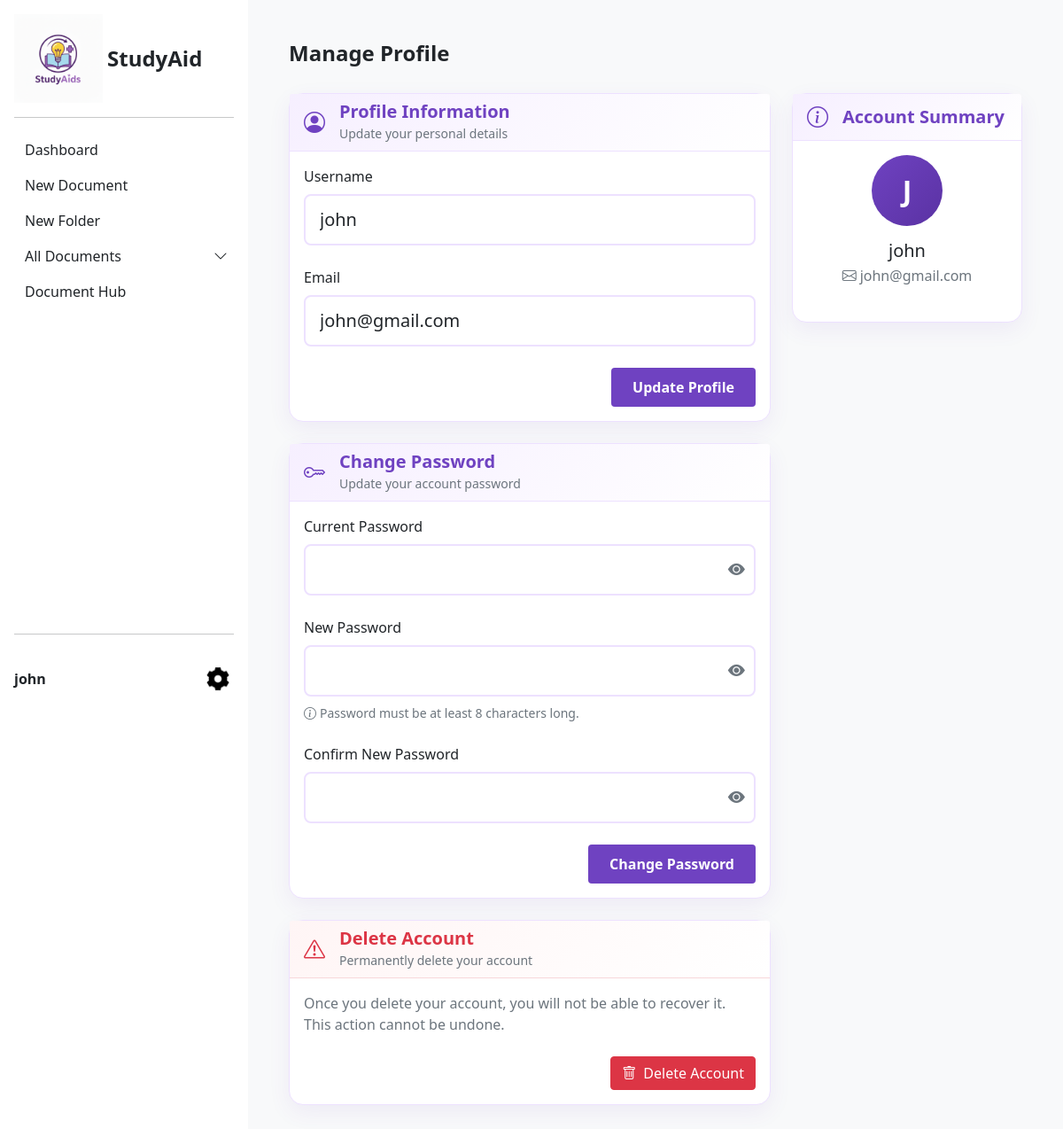
/user/profile (signed in), run on the app's committed database.
### tables this page shows
CREATE TABLE `user` (
  `userID` int(11) NOT NULL,
  `email` varchar(255) NOT NULL,
  `password` varchar(255) NOT NULL,
  `username` varchar(255) NOT NULL,
  `profilePic` varchar(255) DEFAULT NULL,
  `isActive` enum('TRUE','FALSE') NOT NULL DEFAULT 'TRUE'
);

### app/controllers/userController.php (called while the page is built, shortened)
<?php
class UserController {
    private $userModel;
    public function __construct() {
        $this->userModel = new UserModel();
    }
    public function getUserInfo(){
        $userId = (int)$_SESSION['user_id'];
        $user = $this->userModel->getUserById($userId);
        return $user;
    }
    public function profile() {
        $user = $this->getUserInfo();
        require_once 'app/views/profileView.php';
    }
}

### app/models/userModel.php (called while the page is built, shortened)
<?php
class UserModel {
    private $db;
    public function __construct() {
        $this->db = new Database();
    }
    public function getUserById($userId){
        $conn = $this->db->connect();
        $query = "SELECT * FROM user WHERE userID = :userId";
        $stmt = $conn->prepare($query);
        $stmt->bindParam(':userId', $userId);
        $stmt->execute();
        return $stmt->fetch(\PDO::FETCH_ASSOC);
    }
}

### app/views/profileView.php (the view, shortened to what this page needs)
<!DOCTYPE html>
<html lang="en">
<head>
    <link href="https://cdn.jsdelivr.net/npm/bootstrap@5.0.2/dist/css/bootstrap.min.css" rel="stylesheet">
    <link rel="stylesheet" href="<?= CSS_PATH ?>style.css">
    <link rel="stylesheet" href="https://cdn.jsdelivr.net/npm/bootstrap-icons@1.11.3/font/bootstrap-icons.css">
</head>
<body class="d-flex flex-column min-vh-100">
    <div class="d-flex flex-grow-1">
        <?php include VIEW_SIDEBAR; ?>
        <main class="flex-grow-1 p-3" style="background-color: #f8f9fa;">
            <div class="container-fluid upload-container">
                <h3 style="color: #212529; font-size: 1.5rem; font-weight: 600; margin-bottom: 30px;">Manage Profile</h3>
            <div class="row g-4">
                    <div class="col-lg-8">
                        <div class="card mb-4">
                            <div class="card-header d-flex align-items-center" style="background: linear-gradient(135deg, #f6efff, #ffffff); border-bottom: 1px solid var(--sa-card-border);">
                                <i class="bi bi-person-circle me-3" style="font-size: 1.5rem; color: #6f42c1;"></i>
                                <div class="flex-grow-1">
                                    <h5 class="mb-0" style="color: #6f42c1; font-weight: 600;">Profile Information</h5>
                                    <small class="text-muted">Update your personal details</small>
                                </div>
                            </div>
                            <div class="card-body">
                                <form id="profileForm" action="<?= BASE_PATH ?>user/updateProfile" method="POST">
                                    <div class="mb-4">
                                        <label for="username" class="form-label fw-semibold">Username</label>
                                        <input type="text" class="form-control form-control-lg" id="username" name="username"
                                               value="<?= htmlspecialchars($user['username'] ?? '') ?>" required>
                                    </div>
                                    <div class="mb-4">
                                        <label for="email" class="form-label fw-semibold">Email</label>
                                        <input type="email" class="form-control form-control-lg" id="email" name="email"
                                               value="<?= htmlspecialchars($user['email'] ?? '') ?>" required>
                                    </div>
                                    <div class="d-flex justify-content-end">
                                        <button type="submit" class="btn btn-primary" style="background-color: #6f42c1; border: none; padding: 10px 24px; font-weight: 600;">Update Profile</button>
                                    </div>
                                </form>
                            </div>
                        </div>
                        <div class="card mb-4">
                            <div class="card-header d-flex align-items-center" style="background: linear-gradient(135deg, #f6efff, #ffffff); border-bottom: 1px solid var(--sa-card-border);">
                                <i class="bi bi-key me-3" style="font-size: 1.5rem; color: #6f42c1;"></i>
                                <div class="flex-grow-1">
                                    <h5 class="mb-0" style="color: #6f42c1; font-weight: 600;">Change Password</h5>
                                    <small class="text-muted">Update your account password</small>
                                </div>
                            </div>
                            <div class="card-body">
                                <form id="passwordForm" action="<?= BASE_PATH ?>user/changePassword" method="POST">
                                    <div class="mb-4">
                                        <label for="currentPassword" class="form-label fw-semibold">Current Password</label>
                                        <div class="password-toggle">
                                        <input type="password" class="form-control form-control-lg" id="currentPassword" name="currentPassword" required>
                                            <button type="button" class="password-toggle-btn" onclick="toggleCurrentPassword()">
                                                <i class="bi bi-eye-fill" id="toggleCurrentPasswordIcon"></i>
                                            </button>
                                        </div>
                                    </div>
                                    <div class="mb-4">
                                        <label for="newPassword" class="form-label fw-semibold">New Password</label>
                                        <div class="password-toggle">
                                        <input type="password" class="form-control form-control-lg" id="newPassword" name="newPassword" required>
                                            <button type="button" class="password-toggle-btn" onclick="toggleNewPassword()">
                                                <i class="bi bi-eye-fill" id="toggleNewPasswordIcon"></i>
                                            </button>
                                        </div>
                                        <div class="form-text mt-2"><i class="bi bi-info-circle me-1"></i>Password must be at least 8 characters long.</div>
                                    </div>
                                    <div class="mb-4">
                                        <label for="confirmPassword" class="form-label fw-semibold">Confirm New Password</label>
                                        <div class="password-toggle">
                                        <input type="password" class="form-control form-control-lg" id="confirmPassword" name="confirmPassword" required>
                                            <button type="button" class="password-toggle-btn" onclick="toggleConfirmPassword()">
                                                <i class="bi bi-eye-fill" id="toggleConfirmPasswordIcon"></i>
                                            </button>
                                        </div>
                                    </div>
                                    <div class="d-flex justify-content-end">
                                        <button type="submit" class="btn btn-primary" style="background-color: #6f42c1; border: none; padding: 10px 24px; font-weight: 600;">Change Password</button>
                                    </div>
                                </form>
                            </div>
                        </div>
                        <div class="card">
                            <div class="card-header d-flex align-items-center" style="background: linear-gradient(135deg, #fff5f5, #ffffff); border-bottom: 1px solid #f8d7da;">
                                <i class="bi bi-exclamation-triangle me-3" style="font-size: 1.5rem; color: #dc3545;"></i>
                                <div class="flex-grow-1">
                                    <h5 class="mb-0" style="color: #dc3545; font-weight: 600;">Delete Account</h5>
                                    <small class="text-muted">Permanently delete your account</small>
                                </div>
                            </div>
                            <div class="card-body">
                                <p class="text-muted mb-4">Once you delete your account, you will not be able to recover it. This action cannot be undone.</p>
                                <div class="d-flex justify-content-end">
                                    <button type="button" class="btn btn-danger" data-bs-toggle="modal" data-bs-target="#deleteAccountModal">
                                        <i class="bi bi-trash me-2"></i>Delete Account
                                    </button>
                                </div>
                            </div>
                        </div>
                    </div>
                    <div class="col-lg-4">
                        <div class="card">
                            <div class="card-header d-flex align-items-center" style="background: linear-gradient(135deg, #f6efff, #ffffff); border-bottom: 1px solid var(--sa-card-border);">
                                <i class="bi bi-info-circle me-3" style="font-size: 1.5rem; color: #6f42c1;"></i>
                                <div class="flex-grow-1">
                                    <h5 class="mb-0" style="color: #6f42c1; font-weight: 600;">Account Summary</h5>
                                </div>
                            </div>
                            <div class="card-body text-center">
                                <div class="mb-4">
                                    <div class="mb-3" style="width: 80px; height: 80px; margin: 0 auto; background: linear-gradient(135deg, #6f42c1, #5a32a3); border-radius: 50%; display: flex; align-items: center; justify-content: center; color: white; font-size: 2rem; font-weight: 600;">
                                        <?= strtoupper(substr(htmlspecialchars($user['username'] ?? 'U'), 0, 1)) ?>
                                    </div>
                                    <h5 class="mb-1"><?= htmlspecialchars($user['username'] ?? 'Username') ?></h5>
                                    <p class="text-muted mb-0"><i class="bi bi-envelope me-1"></i><?= htmlspecialchars($user['email'] ?? 'email@example.com') ?></p>
                                </div>
                            </div>
                        </div>
                    </div>
                </div>
            </div>
        </main>
    </div>
</body>
</html>

### app/views/sidebar.php (shortened to what this page needs)
<?php
$current_url = $_GET['url'] ?? 'user/dashboard';
$isDocumentsActive = ($current_url === URL_DISPLAY_LEARNING_MATERIALS || isset($_GET['folder_id']));
function isActive($link_url, $current_url)
{
  $link_param = null;
  $parts = parse_url($link_url);
  if (isset($parts['query'])) {
    parse_str($parts['query'], $query_params);
    if (isset($query_params['url'])) {
      $link_param = $query_params['url'];
    }
  }
  return ($link_param === $current_url) ? 'active' : '';
}
?>
<link rel="stylesheet" href="https://cdn.jsdelivr.net/npm/bootstrap-icons@1.11.3/font/bootstrap-icons.css">
<div class="sidebar-wrapper d-flex flex-column flex-shrink-0 p-3 text-dark bg-white">
  <a href="<?= DASHBOARD ?>" class="d-flex align-items-center mb-3 mb-md-0 me-md-auto text-dark text-decoration-none">
    <div class="logo-box"><img src="<?= IMG_LOGO ?>" alt="StudyAids Logo"></div>
    <strong class="fs-4">StudyAid</strong>
  </a>
  <hr>
  <ul class="nav nav-pills flex-column mb-auto sidebar-nav">
    <li class="sidebarlist <?php echo isActive(URL_DASHBOARD, $current_url); ?>">
      <a href="<?= DASHBOARD ?>" class="nav-link text-dark <?php echo isActive(URL_DASHBOARD, $current_url); ?>" aria-current="page">
        Dashboard
      </a>
    </li>
    <li class="sidebarlist <?php echo isActive(URL_NEW_DOCUMENT, $current_url); ?>">
      <a href="<?= NEW_DOCUMENT ?>" class="nav-link text-dark <?php echo isActive(URL_NEW_DOCUMENT, $current_url); ?>">
        New Document
      </a>
    </li>
    <li class="sidebarlist <?php echo isActive(URL_NEW_FOLDER, $current_url); ?>">
      <a href="<?= NEW_FOLDER ?>" class="nav-link text-dark <?php echo isActive(URL_NEW_FOLDER, $current_url); ?>">
        New Folder
      </a>
    </li>
    <li class="sidebarlist">
      <div class="d-flex justify-content-between align-items-center w-100">
        <a href="<?= DISPLAY_LEARNING_MATERIALS ?>" class="nav-link text-dark flex-grow-1 <?php echo $isDocumentsActive ? 'active' : ''; ?>" id="allDocumentsLink">
          All Documents
        </a>
        <button class="nav-link text-dark border-0 bg-transparent p-0 ms-2"
                type="button"
                data-bs-toggle="collapse"
                data-bs-target="#document-collapse"
                aria-expanded="<?= $isDocumentsActive ? 'true' : 'false'; ?>"
                style="width: auto; min-width: 30px;">
          <i class="bi bi-chevron-down transition"></i>
        </button>
      </div>
    </li>
    <li class="sidebarlist <?php echo isActive(URL_DOCUMENT_HUB, $current_url); ?>">
      <a href="<?= DOCUMENT_HUB ?>" class="nav-link text-dark <?php echo isActive(URL_DOCUMENT_HUB, $current_url); ?>">
        Document Hub
      </a>
    </li>
  </ul>
  <hr>
  <div class="sidebar-footer">
    <div class="d-flex align-items-center">
      <strong><?= $user['username']?></strong>
      <div class="dropup ms-auto">
        <button class="btn btn-toggle" type="button" id="settingsDropdown" data-bs-toggle="dropdown" aria-expanded="false" style="border: none; background: none; padding: 0;">
          <img src="<?= IMG_SETTING ?>" alt="settings" width="28" height="28">
        </button>
      </div>
    </div>
  </div>
</div>

### app/views/profileView.php (style rules this page uses)
:root { --sa-primary: #6f42c1; --sa-primary-dark: #593093; --sa-accent: #e7d5ff; --sa-accent-strong: #d4b5ff; --sa-muted: #6c757d; --sa-card-border: #ede1ff; }
.card { border: 1px solid var(--sa-card-border); border-radius: 16px; box-shadow: 0 8px 24px rgba(111, 66, 193, 0.08); }
.upload-container { background-color: #f8f9fa; padding: 30px; }
.password-toggle { position: relative; }
.password-toggle-btn { position: absolute; right: 12px; top: 50%; transform: translateY(-50%); background: none; border: none; color: #6C757D; cursor: pointer; padding: 0; font-size: 1.2rem; display: flex; align-items: center; justify-content: center; z-index: 10; }
.password-toggle .form-control { padding-right: 40px; }
.form-control-lg { border: 2px solid var(--sa-card-border); border-radius: 8px; padding: 0.75rem 1rem; }

### app/views/sidebar.php (style rules this page uses)
.sidebar-wrapper { width: 280px; height: 100vh; position: fixed; top: 0; left: 0; z-index: 1000; overflow: hidden; display: flex; flex-direction: column; }
body > .d-flex.flex-grow-1 > main, body > .d-flex > main { margin-left: 280px; width: calc(100% - 280px); min-width: 0; }
body { overflow-x: hidden; }
.logo-box { background-color: #00000000; display: inline-flex; align-items: center; justify-content: center; margin-right: 5px; font-size: 14px; }
.logo-box img { width: 100px; height: 100px; object-fit: contain; }
.sidebar-nav { flex: 1; overflow: visible; }
.nav-link { cursor: pointer; border-radius: 6px; padding: 8px 12px; }
.bi-chevron-down { transition: transform 0.3s ease; }
.sidebar-footer { margin-top: auto; padding-top: 1rem; }
.sidebar-footer .d-flex { padding: 0; }
.btn-toggle { border-radius: 8px; transition: all 0.2s; padding: 4px !important; }

### data on the page
user: username "john", email "john@gmail.com", username "J"
